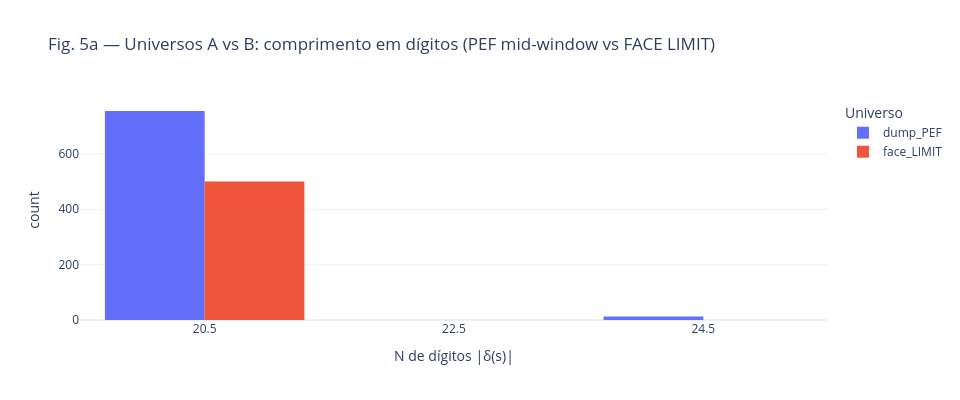
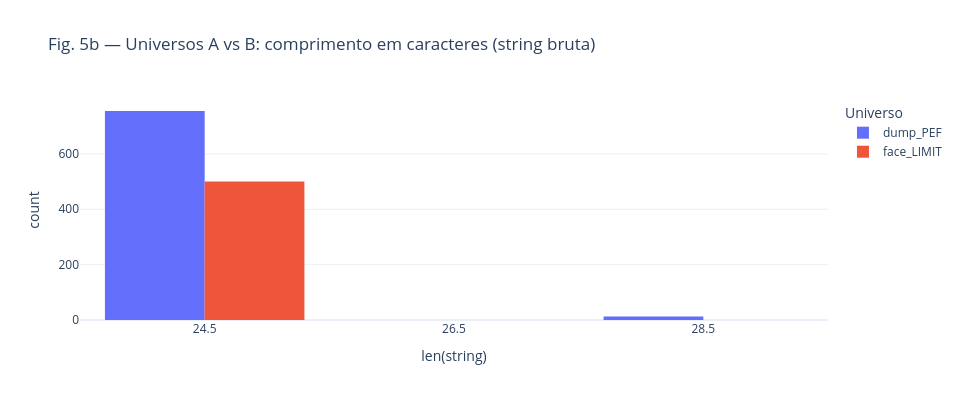

Source (notebook cell) for these figures, in order:
### Markdown cell above
## 5. Universos A vs B — formatos CNJ (diagnóstico de match baixo)

### Método — exact match (referência)
Join por igualdade de string entre chaves nominais ($PEF = FACE.numero$). Em *record linkage*, isto é o degrau “exact match” antes de regras de normalização (Fellegi & Sunter, 1969 — framing clássico; **aqui não** estimamos pesos probabilísticos).

$$
M_{\mathrm{exact}} = \sum_{i=1}^{N}\mathbf{1}\{PEF_i \in \mathcal{N}_{\mathrm{FACE}}\}, \qquad
\hat{c}_{\mathrm{exact}} = M_{\mathrm{exact}} / N.
$$

### Método — normalização CNJ (Christen, 2012)
Seja $\delta(s)$ a projeção digits-only e $\mu(d)$ a máscara CNJ `NNNNNNN-DD.AAAA.J.TR.OOOO` a partir de 20 dígitos (zero-pad se $|d|<20$). O degrau normalizado é a união:

$$
\hat{c}_{\mathrm{norm}} = \frac{1}{N}\sum_{i=1}^{N}
\mathbf{1}\bigl\{
PEF_i \in \mathcal{N}
\;\lor\;
\delta(PEF_i) \in \mathcal{D}
\;\lor\;
\mu(\delta(PEF_i)) \in \mathcal{N}
\bigr\},
$$

onde $\mathcal{N}$ é o conjunto de `numero` e $\mathcal{D}$ o de formas 20 dígitos (alinhado a `num_processo_limpo`). Lift de normalização: $\Delta = \hat{c}_{\mathrm{norm}} - \hat{c}_{\mathrm{exact}}$.

### Interpretação rigorosa — Figuras 5a / 5b (antes de plotar)
- **Figura 5a (histograma agrupado):** eixo $x$ = comprimento em dígitos $|\delta(s)|$; cor = universo (A = dump PEF mid-window; B = FACE `numero` LIMIT-$k$). Altura = contagem. Pico em 20 em ambos os lados ⇒ formatos alinhados.
- **Figura 5b:** eixo $x$ = `len(string)` bruta; máscara CNJ típica ≈ 25 caracteres.
- **Viés de seleção:** B é `LIMIT` (não amostra aleatória do lake); serve só para *sanity check* de formato, não para estimar cobertura populacional do scrape.
- Se formatos coincidem e $\hat{c}_{\mathrm{exact}}$ permanece baixo, o gargalo tende a ser **esparsidade/cobertura do lake**, não máscara de string.

### Code cell
def digits_only(s: str) -> str:
    return re.sub(r"\D", "", s or "")


def cnj_mask_from_digits(digits: str) -> str | None:
    """CNJ mask NNNNNNN-DD.AAAA.J.TR.OOOO from up to 20 digits (zfill if shorter)."""
    if not digits:
        return None
    d = digits.zfill(20) if len(digits) < 20 else digits
    if len(d) != 20:
        return None
    return f"{d[0:7]}-{d[7:9]}.{d[9:13]}.{d[13]}.{d[14:16]}.{d[16:20]}"


# --- Universe A: all mid-window PEFs (format audit; join set chosen later) ---
pef_all = (
    aj["PEF"].dropna().astype(str).str.strip()
    .loc[lambda s: s.str.len() > 0]
    .drop_duplicates()
)
univ_a = pd.DataFrame({"pef": pef_all.tolist()})
univ_a["char_len"] = univ_a["pef"].str.len()
univ_a["digits"] = univ_a["pef"].map(digits_only)
univ_a["digit_len"] = univ_a["digits"].str.len()
univ_a["cnj_mask"] = univ_a["digits"].map(cnj_mask_from_digits)

print("Universe A (dump PEF mid-window): n_unique =", len(univ_a))
print("char_len:\n", univ_a["char_len"].value_counts().sort_index().to_string())
print("digit_len:\n", univ_a["digit_len"].value_counts().sort_index().to_string())
n_anom_a = int((univ_a["digit_len"] != 20).sum())
print(f"format anomalies (digit_len != 20): {n_anom_a}")

# --- Universe B: FACE numero format probe (LIMIT only — not full scan / not join) ---
con_fmt = duckdb.connect()
con_fmt.execute(f"SET memory_limit='{DUCKDB_MEM}'")
face_path_sql = str(SILVER_FACE_CLEAN).replace("'", "''")
univ_b = con_fmt.execute(f"""
SELECT CAST(numero AS VARCHAR) AS numero,
       length(CAST(numero AS VARCHAR)) AS char_len,
       length(regexp_replace(CAST(numero AS VARCHAR), '[^0-9]', '', 'g')) AS digit_len
FROM delta_scan('{face_path_sql}')
WHERE numero IS NOT NULL
LIMIT {int(FACE_FORMAT_SAMPLE)}
""").fetchdf()
con_fmt.close()

print(f"\nUniverse B (FACE numero LIMIT {FACE_FORMAT_SAMPLE}): n =", len(univ_b))
print("char_len:\n", univ_b["char_len"].value_counts().sort_index().to_string())
print("digit_len:\n", univ_b["digit_len"].value_counts().sort_index().to_string())

fmt_cmp = pd.DataFrame({
    "side": (["dump_PEF"] * len(univ_a)) + (["face_LIMIT"] * len(univ_b)),
    "digit_len": list(univ_a["digit_len"]) + list(univ_b["digit_len"].astype(int)),
    "char_len": list(univ_a["char_len"]) + list(univ_b["char_len"].astype(int)),
})
fig_fmt = px.histogram(
    fmt_cmp, x="digit_len", color="side", barmode="group",
    title="Fig. 5a — Universos A vs B: comprimento em dígitos (PEF mid-window vs FACE LIMIT)",
    labels={"digit_len": "N de dígitos |δ(s)|", "side": "Universo", "count": "Contagem"},
)
show_and_save(fig_fmt, "fig05a_digit_len_hist", height=400)

fig_char = px.histogram(
    fmt_cmp, x="char_len", color="side", barmode="group",
    title="Fig. 5b — Universos A vs B: comprimento em caracteres (string bruta)",
    labels={"char_len": "len(string)", "side": "Universo", "count": "Contagem"},
)
show_and_save(fig_char, "fig05b_char_len_hist", height=400)

### Figure 1 — Plotly figure (JSON) as saved in the notebook; plotly's stock layout.template omitted (floating-point values rounded to 4 significant figures; data arrays with more than 128 entries replaced by an {"elided": "..."} marker saying what was removed)
{"data": [{"alignmentgroup": "True", "bingroup": "x", "hovertemplate": "Universo=dump_PEF<br>N de dígitos |δ(s)|=%{x}<br>count=%{y}<extra></extra>", "legendgroup": "dump_PEF", "marker": {"color": "#636efa", "pattern": {"shape": ""}}, "name": "dump_PEF", "offsetgroup": "dump_PEF", "orientation": "v", "showlegend": true, "type": "histogram", "x": {"elided": "768 int values"}, "xaxis": "x", "yaxis": "y"}, {"alignmentgroup": "True", "bingroup": "x", "hovertemplate": "Universo=face_LIMIT<br>N de dígitos |δ(s)|=%{x}<br>count=%{y}<extra></extra>", "legendgroup": "face_LIMIT", "marker": {"color": "#EF553B", "pattern": {"shape": ""}}, "name": "face_LIMIT", "offsetgroup": "face_LIMIT", "orientation": "v", "showlegend": true, "type": "histogram", "x": {"elided": "500 int values"}, "xaxis": "x", "yaxis": "y"}], "layout": {"barmode": "group", "font": {"size": 12}, "height": 400, "legend": {"title": {"text": "Universo"}, "tracegroupgap": 0}, "title": {"text": "Fig. 5a — Universos A vs B: comprimento em dígitos (PEF mid-window vs FACE LIMIT)"}, "width": 960, "xaxis": {"anchor": "y", "domain": [0.0, 1.0], "title": {"text": "N de dígitos |δ(s)|"}}, "yaxis": {"anchor": "x", "domain": [0.0, 1.0], "title": {"text": "count"}}}}

### Figure 2 — Plotly figure (JSON) as saved in the notebook; plotly's stock layout.template omitted (floating-point values rounded to 4 significant figures; data arrays with more than 128 entries replaced by an {"elided": "..."} marker saying what was removed)
{"data": [{"alignmentgroup": "True", "bingroup": "x", "hovertemplate": "Universo=dump_PEF<br>len(string)=%{x}<br>count=%{y}<extra></extra>", "legendgroup": "dump_PEF", "marker": {"color": "#636efa", "pattern": {"shape": ""}}, "name": "dump_PEF", "offsetgroup": "dump_PEF", "orientation": "v", "showlegend": true, "type": "histogram", "x": {"elided": "768 int values"}, "xaxis": "x", "yaxis": "y"}, {"alignmentgroup": "True", "bingroup": "x", "hovertemplate": "Universo=face_LIMIT<br>len(string)=%{x}<br>count=%{y}<extra></extra>", "legendgroup": "face_LIMIT", "marker": {"color": "#EF553B", "pattern": {"shape": ""}}, "name": "face_LIMIT", "offsetgroup": "face_LIMIT", "orientation": "v", "showlegend": true, "type": "histogram", "x": {"elided": "500 int values"}, "xaxis": "x", "yaxis": "y"}], "layout": {"barmode": "group", "font": {"size": 12}, "height": 400, "legend": {"title": {"text": "Universo"}, "tracegroupgap": 0}, "title": {"text": "Fig. 5b — Universos A vs B: comprimento em caracteres (string bruta)"}, "width": 960, "xaxis": {"anchor": "y", "domain": [0.0, 1.0], "title": {"text": "len(string)"}}, "yaxis": {"anchor": "x", "domain": [0.0, 1.0], "title": {"text": "count"}}}}
